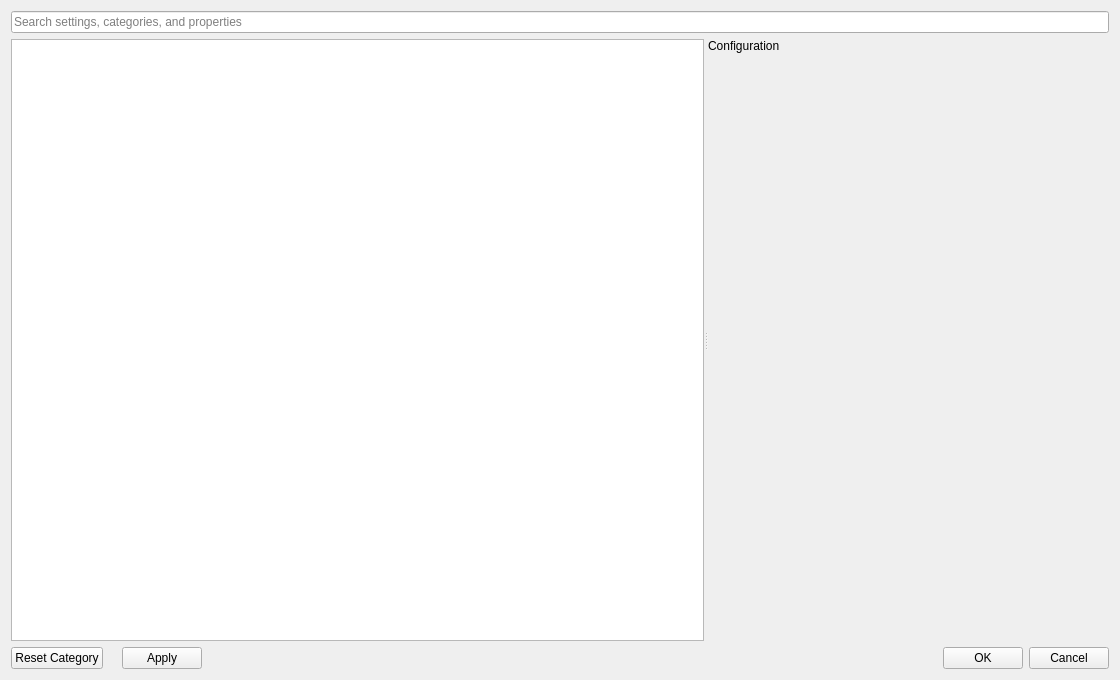
<?xml version="1.0" encoding="UTF-8"?>
<ui version="4.0">
 <class>xiiQtConfigurationDlg</class>
 <widget class="QDialog" name="xiiQtConfigurationDlg">
  <property name="geometry">
   <rect>
    <x>0</x>
    <y>0</y>
    <width>1120</width>
    <height>680</height>
   </rect>
  </property>
  <property name="windowTitle">
   <string>Configuration</string>
  </property>
  <property name="windowIcon">
   <iconset resource="../QtResources/resources.qrc">
    <normaloff>:/EditorFramework/Icons/StoredSettings.svg</normaloff>:/EditorFramework/Icons/StoredSettings.svg</iconset>
  </property>
  <layout class="QVBoxLayout" name="verticalLayout">
   <item><widget class="QLineEdit" name="Search"><property name="placeholderText"><string>Search settings, categories, and properties</string></property><property name="clearButtonEnabled"><bool>true</bool></property></widget></item>
   <item>
    <widget class="QSplitter" name="splitter">
     <property name="orientation">
      <enum>Qt::Horizontal</enum>
     </property>
     <property name="childrenCollapsible">
      <bool>false</bool>
     </property>
     <widget class="QTreeWidget" name="Tree"><property name="headerHidden"><bool>true</bool></property><column><property name="text"><string>Configuration</string></property></column></widget>
     <widget class="QWidget" name="Content" native="true">
      <layout class="QVBoxLayout" name="ContentLayout">
       <item><widget class="QLabel" name="Heading"><property name="text"><string>Configuration</string></property></widget></item>
       <item><widget class="QLabel" name="Description"><property name="wordWrap"><bool>true</bool></property><property name="text"><string/></property></widget></item>
       <item><widget class="QStackedWidget" name="Pages">
        <widget class="QWidget" name="ReflectedPage"><layout class="QVBoxLayout" name="PropertyLayout"><item><widget class="xiiQtPropertyGridWidget" name="Properties" native="true"/></item></layout></widget>
        <widget class="QWidget" name="EmptyPage"><layout class="QVBoxLayout" name="EmptyLayout"><item><widget class="QLabel" name="EmptyText"><property name="wordWrap"><bool>true</bool></property><property name="text"><string>Select a category on the left.</string></property></widget></item><item><spacer name="EmptySpacer"><property name="orientation"><enum>Qt::Vertical</enum></property><property name="sizeHint" stdset="0"><size><width>20</width><height>40</height></size></property></spacer></item></layout></widget>
       </widget></item>
      </layout>
     </widget>
    </widget>
   </item>
   <item>
    <layout class="QHBoxLayout" name="horizontalLayout">
     <item><widget class="QPushButton" name="ButtonReset"><property name="text"><string>Reset Category</string></property><property name="autoDefault"><bool>false</bool></property></widget></item>
     <item><widget class="QLabel" name="Status"><property name="wordWrap"><bool>true</bool></property><property name="text"><string/></property></widget></item>
     <item><widget class="QPushButton" name="ButtonApply"><property name="text"><string>Apply</string></property><property name="autoDefault"><bool>false</bool></property></widget></item>
     <item>
      <spacer name="horizontalSpacer">
       <property name="orientation">
        <enum>Qt::Horizontal</enum>
       </property>
       <property name="sizeHint" stdset="0">
        <size>
         <width>40</width>
         <height>20</height>
        </size>
       </property>
      </spacer>
     </item>
     <item>
      <widget class="QPushButton" name="ButtonOk">
       <property name="text">
        <string>OK</string>
       </property>
       <property name="autoDefault">
        <bool>false</bool>
       </property>
      </widget>
     </item>
     <item>
      <widget class="QPushButton" name="ButtonCancel">
       <property name="text">
        <string>Cancel</string>
       </property>
       <property name="autoDefault">
        <bool>false</bool>
       </property>
      </widget>
     </item>
    </layout>
   </item>
  </layout>
 </widget>
 <customwidgets>
  <customwidget>
   <class>xiiQtPropertyGridWidget</class>
   <extends>QWidget</extends>
   <header location="global">GuiFoundation/PropertyGrid/PropertyGridWidget.moc.h</header>
   <container>1</container>
  </customwidget>
</customwidgets>
 <resources>
  <include location="../../../Tools/Libs/GuiFoundation/QtResources/resources.qrc"/>
  <include location="../QtResources/resources.qrc"/>
 </resources>
 <connections/>
</ui>
